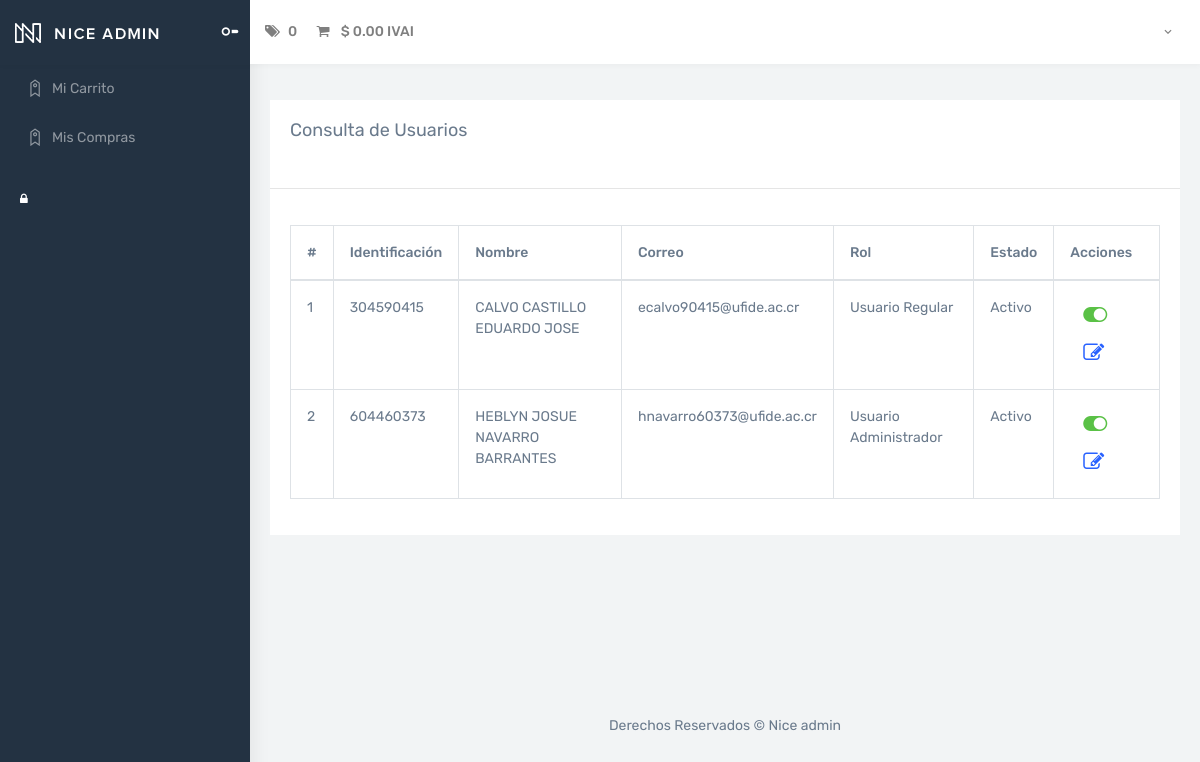
/Views/Usuario/consultarUsuarios.php, run on an earlier commit of the app's database.
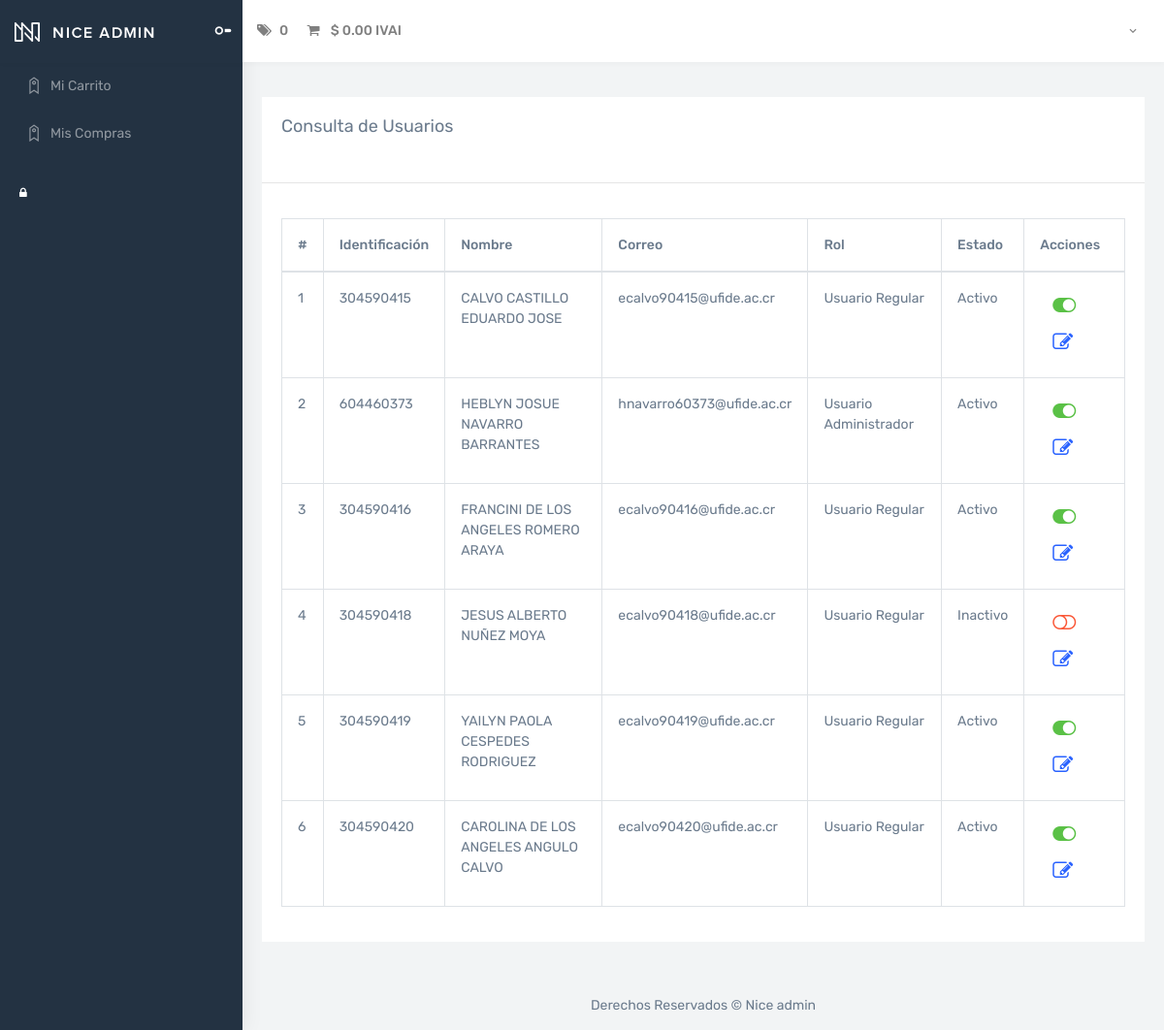
And on a later commit of the database.
### tables this page shows
CREATE TABLE `tusuario` (
  `IdUsuario` bigint(11) NOT NULL AUTO_INCREMENT,
  `Nombre` varchar(255) NOT NULL,
  `Correo` varchar(100) NOT NULL,
  `Identificacion` varchar(20) NOT NULL,
  `Contrasenna` varchar(10) NOT NULL,
  `IdRol` int(11) NOT NULL,
  `Estado` bit(1) NOT NULL,
  PRIMARY KEY (`IdUsuario`),
  KEY `FK_tusuario_trol` (`IdRol`),
  CONSTRAINT `FK_tusuario_trol` FOREIGN KEY (`IdRol`) REFERENCES `trol` (`IdRol`)
);

CREATE TABLE `trol` (
  `IdRol` int(11) NOT NULL AUTO_INCREMENT,
  `NombreRol` varchar(50) NOT NULL,
  PRIMARY KEY (`IdRol`)
);

### Models/usuarioModel.php (called while the page is built, shortened)
<?php
    function ConsultarUsuariosModel()
    {
        try
        {
            $context = OpenDB();
            $sp = "CALL ConsultarUsuarios()";
            $respuesta = $context -> query($sp);
            return $respuesta;
        }
        catch(Exception $error)
        {
            RegistrarError($error);
            return null;
        }
    }
?>

### Controllers/usuarioController.php (called while the page is built, shortened)
<?php
    include_once $_SERVER["DOCUMENT_ROOT"] . '/Curso/Models/usuarioModel.php';
    function ConsultarUsuarios()
    {
        return ConsultarUsuariosModel();
    }
?>

### Views/Usuario/consultarUsuarios.php (the view, shortened to what this page needs)
<?php
    include_once $_SERVER["DOCUMENT_ROOT"] . '/Curso/Views/layoutInterno.php';
    include_once $_SERVER["DOCUMENT_ROOT"] . '/Curso/Controllers/usuarioController.php';
    $resultado = ConsultarUsuarios();
?>
<!DOCTYPE html>
<html>
<body>
    <div id="main-wrapper">
        <div class="page-wrapper">
            <div class="container-fluid">
                <div class="row">
                    <div class="col-12">
                        <div class="card">
                            <div class="card-body">
                                <h4 class="card-title">Consulta de Usuarios</h4>
                            </div>
                            <hr>
                            <form class="form-horizontal" action="" method="POST">
                                <div class="card-body">
                                    <table id="tablaDatos" class="table table-bordered table-hover">
                                        <thead>
                                            <tr>
                                                <th>#</th>
                                                <th>Identificación</th>
                                                <th>Nombre</th>
                                                <th>Correo</th>
                                                <th>Rol</th>
                                                <th>Estado</th>
                                                <th>Acciones</th>
                                            </tr>
                                        </thead>
                                        <tbody>
                                            <?php
                                                While($fila = mysqli_fetch_array($resultado))
                                                {
                                                    echo "<tr>";
                                                    echo "<td>". $fila["IdUsuario"] ."</td>";
                                                    echo "<td>". $fila["Identificacion"] ."</td>";
                                                    echo "<td>". $fila["Nombre"] ."</td>";
                                                    echo "<td>". $fila["Correo"] ."</td>";
                                                    echo "<td>". $fila["NombreRol"] ."</td>";
                                                    echo "<td>". $fila["EstadoDescripcion"] ."</td>";
                                                    echo '<td>
                                                        <a class="btn btnAbrirModal" data-toggle="modal" data-target="#CambiarEstadoUsuario"
                                                            data-id="' . $fila["IdUsuario"] . '" data-nombre="' . $fila["Nombre"] . '">
                                                            <i class="fa ' . ($fila["Estado"] ? 'fa-toggle-on text-success' : 'fa-toggle-off text-danger') . '" style="font-size:1.5em;"></i>
                                                        </a>
                                                        <a href="actualizarUsuario.php?q=' . $fila["IdUsuario"] . '" class="btn">
                                                            <i class="fa fa-edit" style="font-size:1.5em;"></i>
                                                        </a>
                                                     </td>';
                                                    echo "</tr>";
                                                }
                                            ?>
                                        </tbody>
                                    </table>
                                </div>
                            </form>
                        </div>
                    </div>
                </div>
            </div>
        </div>
    </div>
</body>
</html>

What changed in the data, as far as the page shows it:
added tusuario: IdUsuario "3", Identificacion "304590416", Nombre "FRANCINI DE LOS ANGELES ROMERO ARAYA", Correo "ecalvo90416@ufide.ac.cr", IdRol.NombreRol "Usuario Regular", EstadoDescripcion "Activo"
added tusuario: IdUsuario "4", Identificacion "304590418", Nombre "JESUS ALBERTO NUÑEZ MOYA", Correo "ecalvo90418@ufide.ac.cr", IdRol.NombreRol "Usuario Regular", EstadoDescripcion "Inactivo"
added tusuario: IdUsuario "5", Identificacion "304590419", Nombre "YAILYN PAOLA CESPEDES RODRIGUEZ", Correo "ecalvo90419@ufide.ac.cr", IdRol.NombreRol "Usuario Regular", EstadoDescripcion "Activo"
added tusuario: IdUsuario "6", Identificacion "304590420", Nombre "CAROLINA DE LOS ANGELES ANGULO CALVO", Correo "ecalvo90420@ufide.ac.cr", IdRol.NombreRol "Usuario Regular", EstadoDescripcion "Activo"
